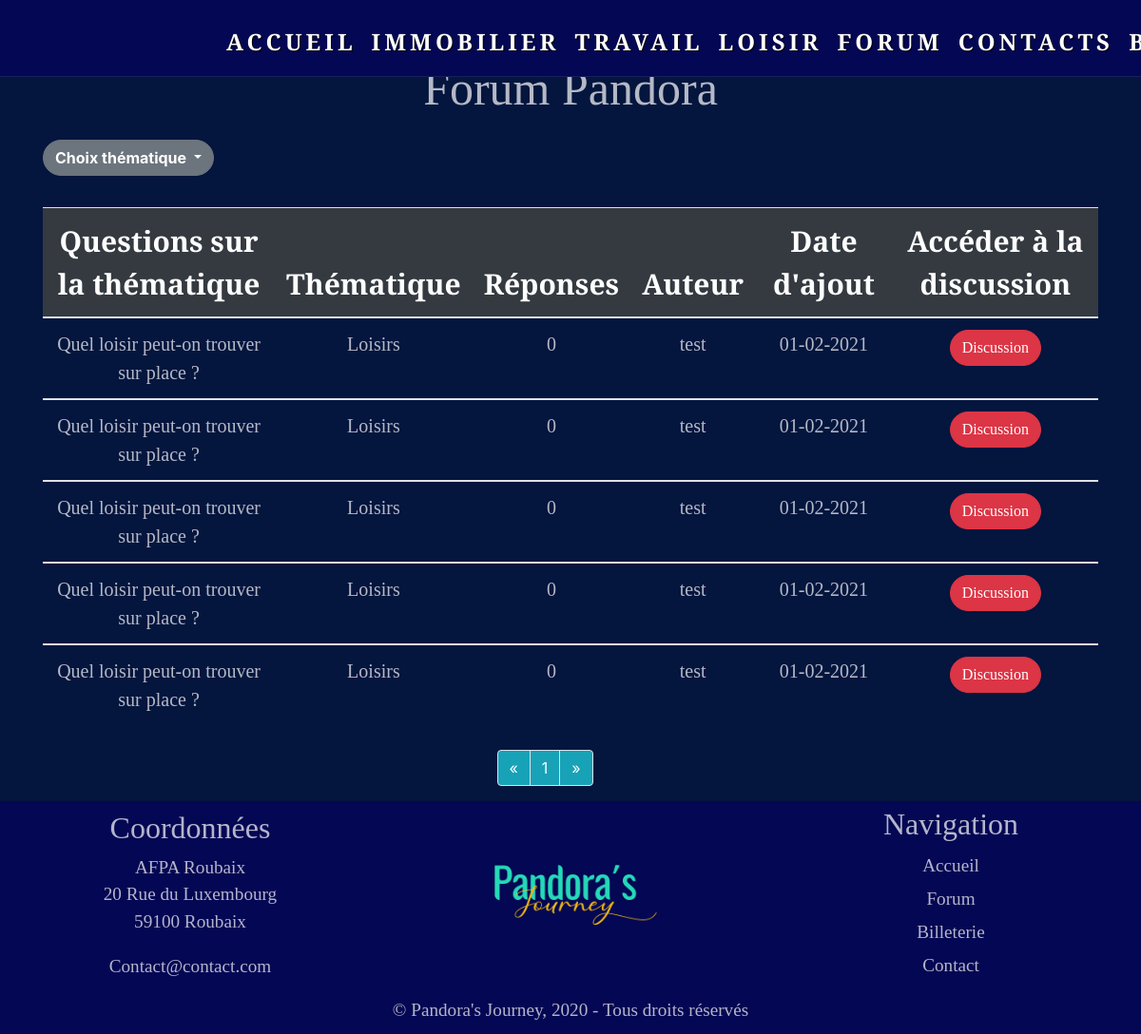
Page /coucheControlleur/forum/forumcontrolleur.php?page=1&theme=Loisirs on the committed database.
### tables this page shows
CREATE TABLE `sujetfurum` (
  `idSujetTh` int(11) NOT NULL,
  `typeSujetTh` varchar(255) NOT NULL,
  `questionSujet` varchar(255) NOT NULL,
  `dateAjoutSujet` date NOT NULL,
  `idUti` int(11) DEFAULT NULL
);

CREATE TABLE `utilisateur` (
  `idUti` int(11) NOT NULL,
  `nom` varchar(255) NOT NULL,
  `prenom` varchar(255) NOT NULL,
  `pseudo` varchar(255) NOT NULL,
  `email` varchar(255) NOT NULL,
  `numeroTel` varchar(11) NOT NULL,
  `passWord` varchar(255) NOT NULL,
  `profil` varchar(50) NOT NULL,
  `dateNaissance` date NOT NULL,
  `sex` varchar(50) NOT NULL
);

### classe_metier/SujetTheme.php (called while the page is built)
<?php
class SujetTheme
{
    private $idSujetTh;
    private $typeSujetTh;
    private $questionSujet;
    private $dateAjout;
    private $idUti;
    public function getIdSujetTh(): ?string
    {
        return $this->idSujetTh;
    }
    public function setIdSujetTh(?string $idSujetTh)
    {
        $this->idSujetTh = $idSujetTh;
        return $this;
    }
    public function getTypeSujetTh(): ?string
    {
        return $this->typeSujetTh;
    }
    public function setTypeSujetTh(?string $typeSujetTh): ?self
    {
        $this->typeSujetTh = $typeSujetTh;
        return $this;
    }
    public function getQuestionSujet(): ?string
    {
        return $this->questionSujet;
    }
    public function setQuestionSujet(?string $questionSujet): self
    {
        $this->questionSujet = $questionSujet;
        return $this;
    }
    public function getIdUti(): int
    {
        return $this->idUti;
    }
    public function setIdUti(?int $idUti): ?self
    {
        $this->idUti = $idUti;
        return $this;
    }
    public function getDateAjout(): ?DateTime
    {
        return $this->dateAjout;
    }
    public function setDateAjout(DateTime $dateAjout): ?self
    {
        $this->dateAjout = $dateAjout;
        return $this;
    }
}

### coucheDao/SujetForumDAO.php (called while the page is built, shortened)
<?php
include_once __DIR__ . "/../classe_metier/SujetTheme.php";
class SujetForumDAO implements InterfDao
{
    public function __construct()
    {
        $this->db = new ConnectionBaseDonnees();
    }
    public function read(int $page = null, $theme = null): array
    {
        try {
            $db = $this->db->connectiondb();
            if ($theme) {
                $request = "SELECT COUNT('id') FROM sujetfurum WHERE typeSujetTh = '$theme'";
            } else {
                $request = "SELECT COUNT('id') FROM sujetfurum";
            }
            $count = (int) $db->query($request)->fetch()[0];
            $pageCourante = (int) ($page ?? 1);
            $nbrSujetPage = 5;
            $nbrPages = ceil($count / $nbrSujetPage);
            $offset = $nbrSujetPage * ($pageCourante - 1);
            if ($theme) {
                $reqsql = "SELECT * FROM sujetfurum WHERE typeSujetTh = '$theme' ORDER BY idSujetTh DESC LIMIT $offset ,$nbrSujetPage";
            } else {
                $reqsql = "SELECT * FROM sujetfurum ORDER BY idSujetTh DESC LIMIT $offset ,$nbrSujetPage";
            }
            $stm = $db->prepare($reqsql);
            $stm->execute();
            $array = $stm->fetchAll(PDO::FETCH_ASSOC);
        } catch (PDOException $f) {
            throw new DaoException($f->getMessage());
        }
        $tab = [];
        foreach ($array as $value) {
            $sujetTheme = new SujetTheme();
            $sujetTheme->setIdSujetTh($value['idSujetTh'])->setTypeSujetTh($value['typeSujetTh'])
                ->setQuestionSujet($value['questionSujet'])->setDateAjout(new DateTime($value['dateAjoutSujet']))
                ->setIdUti($value['idUti']);
            $tab[] = $sujetTheme;
        }
        return [$tab, $nbrPages];
    }
}

### coucheService/SujetForumService.php (called while the page is built, shortened)
<?php
include_once __DIR__ . "/../coucheDao/SujetForumDao.php";
class SujetForumService implements interfService
{
    public function __construct()
    {
        $this->service = new SujetForumDao();
    }
    public function readService(int $page = null, $theme = null): ?array
    {
        return $this->service->read($page, $theme);
    }
}

### coucheDao/UtilisateurDao.php (called while the page is built, shortened)
<?php
include_once __DIR__ . '/../classe_metier/Utilisateur.php';
class UtilisateurDao implements InterfDao
{
    public function __construct()
    {
        $this->db = new ConnectionBaseDonnees();
    }
    public function readById(?int $id): ?object
    {
        try {
            $db = $this->db->connectiondb();
            $stm = $db->prepare("SELECT * FROM utilisateur WHERE idUti=?");
            $stm->bindValue(1, $id, PDO::PARAM_INT);
            $stm->execute();
            $array = $stm->fetchAll(PDO::FETCH_ASSOC);
        } catch (PDOException $f) {
            throw new DaoException($f->getCode(), $f->getMessage());
        }
        foreach ($array as $value) {
            $utilisateur = new Utilisateur();
            $utilisateur->setIdUti($value['idUti'])->setNom($value['nom'])->setPrenom($value['prenom'])
                ->setPseudo($value['pseudo'])->setEmail($value['email'])
                ->setNumTel($value['numeroTel'])->setPassword($value['passWord'])->setProfil($value['profil'])
                ->setDateNaissance(new DateTime($value['dateNaissance']))->setCivilite($value['sex']);
        }
        return $utilisateur;
    }
}

### coucheService/UtilisateurService.php (called while the page is built, shortened)
<?php
include_once __DIR__ . "/../coucheDao/UtilisateurDao.php";
class UtilisateurService implements interfService
{
    public function __construct()
    {
        $this->service = new UtilisateurDao();
    }
    public function readByIdService(?int $id): ?object
    {
        try {
            $object =  $this->service->readById($id);
        } catch (DaoException $e) {
            throw new ServiceException($e->getMessage(), $e->getCode());
        }
        return $object;
    }
}

### classe_metier/Utilisateur.php (called while the page is built, shortened)
<?php
class Utilisateur
{
    private $pseudo;
    public function setIdUti(int $idUti): self
    {
        return $this;
    }
    public function setNom(?string $nom): self
    {
        return $this;
    }
    public function setPrenom(string $prenom): self
    {
        return $this;
    }
    public function getPseudo(): string
    {
        return $this->pseudo;
    }
    public function setPseudo(string $pseudo): self
    {
        $this->pseudo = $pseudo;
        return $this;
    }
    public function setEmail(string $email): self
    {
        return $this;
    }
    public function setNumTel(?string $numTel): self
    {
        return $this;
    }
    public function setPassword(string $password): self
    {
        return $this;
    }
    public function setProfil(string $profil): self
    {
        return $this;
    }
    public function setDateNaissance(DateTime $dateNaissance): self
    {
        return $this;
    }
    public function setCivilite(string $civilite): self
    {
        return $this;
    }
}

### view/Forum/forum_sujet/forum_typesujet.php (the view, shortened to what this page needs)
<?php
include_once __DIR__ . "/../../../coucheService/SujetForumService.php";
include_once __DIR__ . "/../../../Pandora_nav_footer/nav.php";
include_once __DIR__ . "/../../../Pandora_nav_footer/footer.php";
include_once __DIR__ . '/../../../coucheService/UtilisateurService.php';
function sujetTypeForum(array $array = [])
{
?>
    <!DOCTYPE html>
    <html lang="fr">
    <head>
        <link rel="stylesheet" href="https://stackpath.bootstrapcdn.com/bootstrap/4.5.2/css/bootstrap.min.css">
        <link rel="stylesheet" href="style.css">
    </head>
    <body class="position-relative">
        <div class="container-fluid forum">
            <div class="row justify-content-center">
                <div class="title-forum">
                    <p>
                        Forum Pandora
                    </p>
                </div>
            </div>
            <div class="row">
                <div class="dropdown">
                    <button class="btn btn-secondary dropdown-toggle rounded-pill font-weight-bold" type="button" id="dropdownMenuButton" data-toggle="dropdown" aria-haspopup="true" aria-expanded="false">
                        Choix thématique
                    </button>
                </div>
                <table class="table table table-forum">
                    <thead class="bg-dark text-white">
                        <tr>
                            <th scope="col">Questions sur la thématique</th>
                            <th scope="col">Thématique</th>
                            <th scope="col">Réponses</th>
                            <th scope="col">Auteur</th>
                            <th scope="col">Date d'ajout</th>
                            <th scope="col">Accéder à la discussion</th>
                        </tr>
                    </thead>
                    <?php
                    if (!empty($array)) {
                        foreach ($array[0] as $value) {
                    ?>
                            <tbody>
                                <tr>
                                    <td scope=" row"><?php echo $value->getQuestionSujet(); ?></td>
                                    <td scope="row"><?php echo $value->getTypeSujetTh(); ?></td>
                                    <td>
                                        <?php
                                        $compt = 0;
                                        echo $compt;
                                        ?>
                                    </td>
                                    <td><?php
                                        $utilisateur = new UtilisateurService();
                                        $pseudo = $utilisateur->readByIdService($value->getIdUti());
                                        echo $pseudo->getPseudo();
                                        ?>
                                    </td>
                                    <td scope="row"><?php echo $value->getDateAjout()->format('d-m-Y'); ?></td>
                                    <td>
                                        <button type="button" class="btn btn-danger rounded-pill ">
                                            <a href="forumcontrolleur.php?sujetforum=<?php echo $value->getIdSujetTh(); ?>" style="text-decoration: none;" class=" text-white">Discussion</a>
                                        </button>
                                    </td>
                                </tr>
                            </tbody>
                    <?php
                        }
                    } ?>
                </table>
            </div>
        </div>
        <div class="container-fluid">
            <div class="container">
                <div class="row">
                    <div class="col-sm-12 col-md-12 col-lg-12 col-xl-12">
                        <div class="col-sm-2 col-md-2 col-lg-2 col-xl-2 mx-auto">
                            <ul class="pagination">
                                <li class="page-item <?php if ($_GET['page'] == 1) {
                                                            echo "disabled";
                                                        } ?>">
                                    <a class="text-white bg-info page-link " href="forumcontrolleur.php?page=<?php if ($_GET['page'] > 1 && isset($_GET['theme'])) {
                                                                                                                    echo ($_GET['page'] - 1) . "&theme=" . $_GET['theme'];
                                                                                                                } elseif ($_GET['page'] > 1) {
                                                                                                                    echo $_GET['page'] - 1;
                                                                                                                }  ?>" aria-label="Previous">
                                        <span aria-hidden="true">&laquo;</span>
                                    </a>
                                </li>
                                <?php for ($i = 1; $i <= $array[1]; $i++) {
                                ?>
                                    <li class="page-item <?php
                                                            if ($_GET['page'] == $i) {
                                                                echo "disabled";
                                                            }
                                                            ?> ">
                                        <a class="text-white bg-info page-link" href="forumcontrolleur.php?page=<?php if (isset($_GET['theme'])) {
                                                                                                                    echo $i . "&theme=" . $_GET['theme'];
                                                                                                                } else {
                                                                                                                    echo $i;
                                                                                                                }
                                                                                                                ?>"><?php echo $i; ?>
                                        </a>
                                    </li><?php
                                        } ?>
                                <li class="page-item <?php if ($_GET['page'] >= $array[1]) {
                                                            echo "disabled";
                                                        } ?>">
                                    <a class="text-white bg-info page-link" href="forumcontrolleur.php?page=<?php if ($_GET['page'] <= $array[1] && isset($_GET['theme'])) {
                                                                                                                echo ($_GET['page'] + 1) . "&theme=" . $_GET['theme'];
                                                                                                            } elseif ($_GET['page'] <= $array[1]) {
                                                                                                                echo $_GET['page'] + 1;
                                                                                                            }  ?>" aria-label="Next">
                                        <span aria-hidden="true">&raquo;</span>
                                    </a>
                                </li>
                            </ul>
                        </div>
                    </div>
                </div>
            </div>
        </div>
        <footer>
        </footer>
    </body>
    </html>
<?php
}

### coucheControlleur/forum/Style.css (style rules this page uses)
html { overflow-x: hidden; }
* { margin: 0; padding: 0; }
body { background-color: rgb(4, 21, 62); }
a { text-decoration: none; margin-top: 10px; }
.title-forum { padding-top: 5%; font-family: 'Playfair Display', serif; color: rgba(255, 255, 255, 0.7); font-size: 50px; }
.table-forum { margin-top: 3%; font-family: 'Playfair Display', serif; color: rgba(255, 255, 255, 0.7); font-size: 20px; text-align: center; }
th { font-size: 30px; font-weight: bold; text-align: center; }
.forum { padding-left: 5%; padding-right: 5%; }

### rows in the picture
sujetfurum: questionSujet "Quel loisir peut-on trouver sur place ?", typeSujetTh "Loisirs", compt "0", idUti.pseudo "test", format "01-02-2021"
sujetfurum: questionSujet "Quel loisir peut-on trouver sur place ?", typeSujetTh "Loisirs", compt "0", idUti.pseudo "test", format "01-02-2021"
sujetfurum: questionSujet "Quel loisir peut-on trouver sur place ?", typeSujetTh "Loisirs", compt "0", idUti.pseudo "test", format "01-02-2021"
sujetfurum: questionSujet "Quel loisir peut-on trouver sur place ?", typeSujetTh "Loisirs", compt "0", idUti.pseudo "test", format "01-02-2021"
sujetfurum: questionSujet "Quel loisir peut-on trouver sur place ?", typeSujetTh "Loisirs", compt "0", idUti.pseudo "test", format "01-02-2021"
